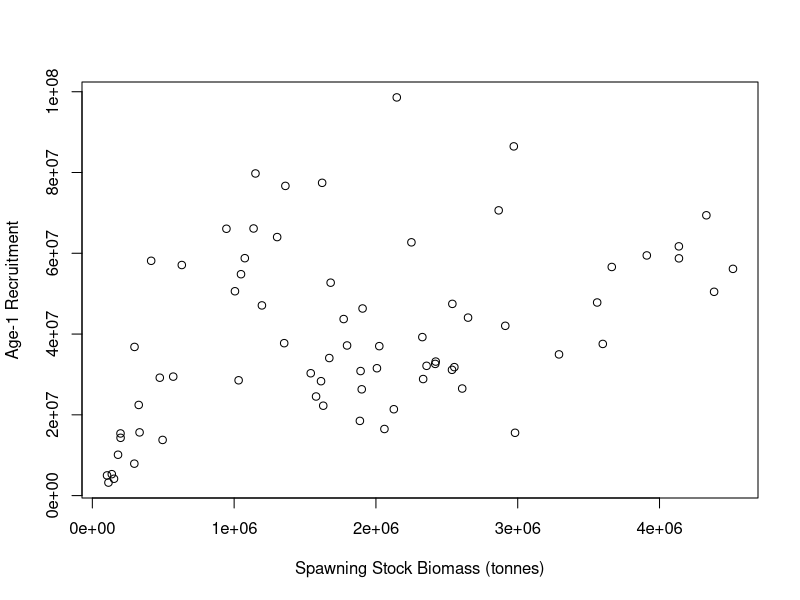
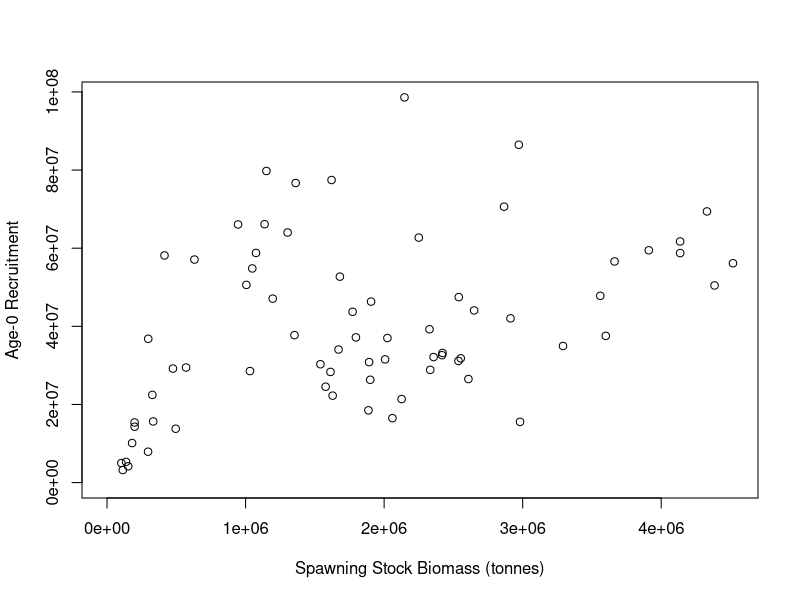
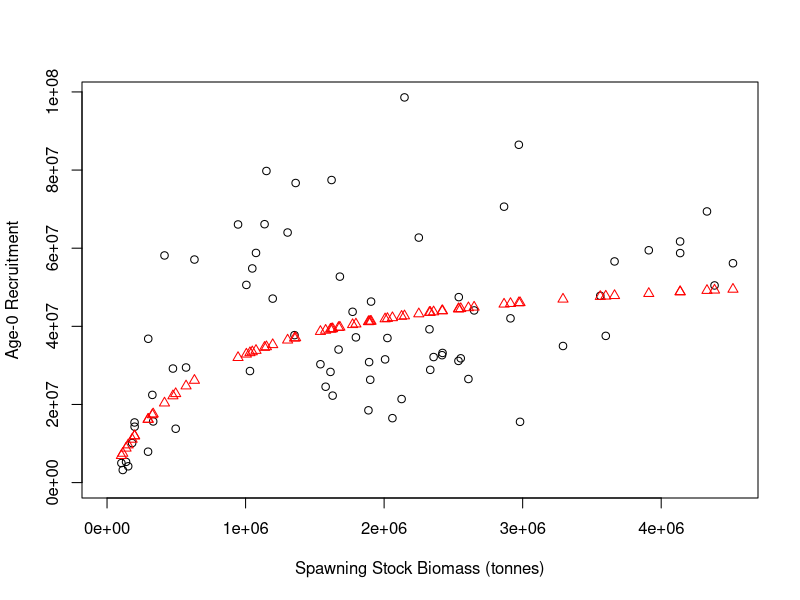
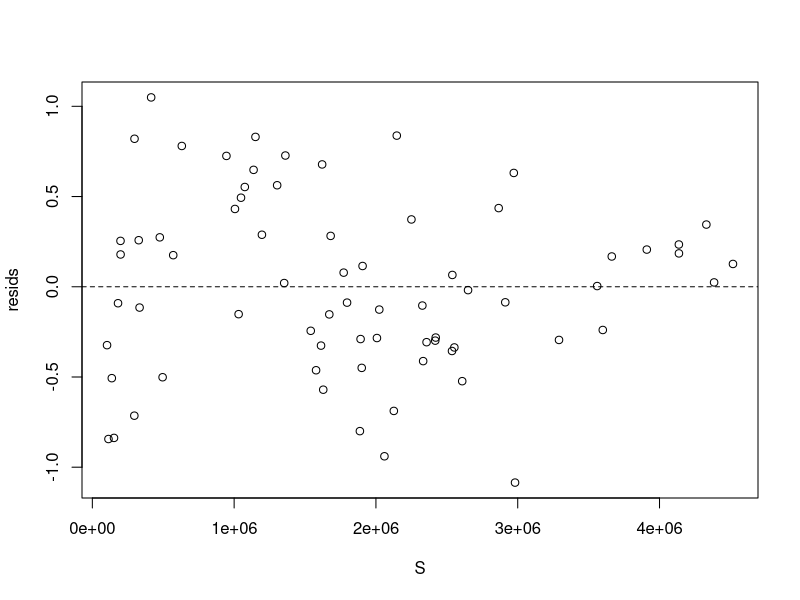
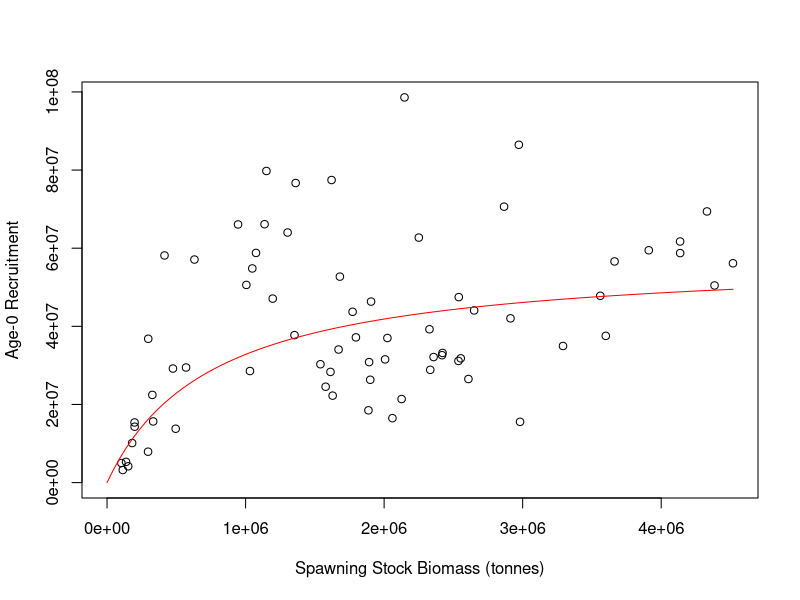
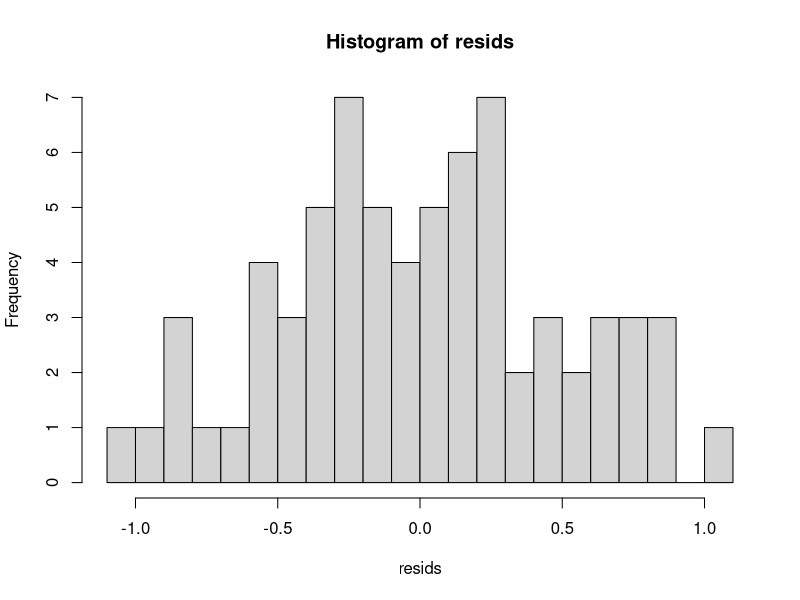
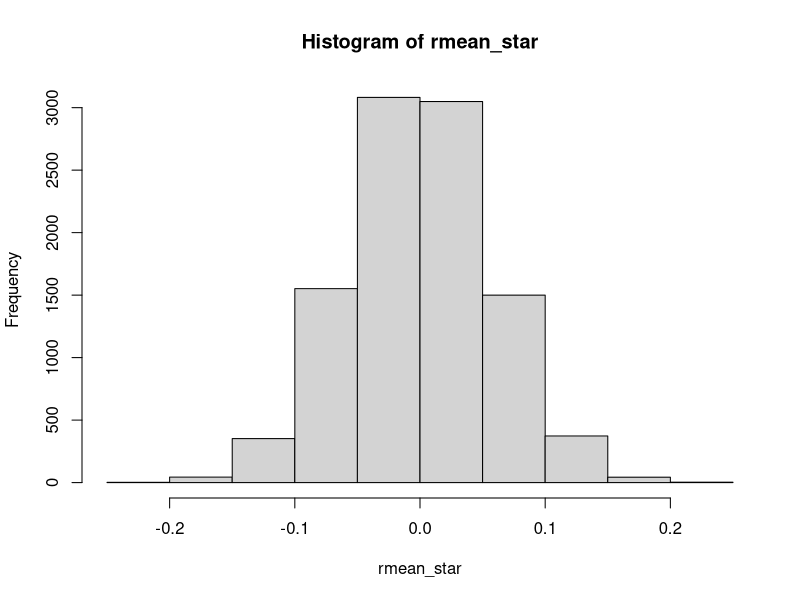
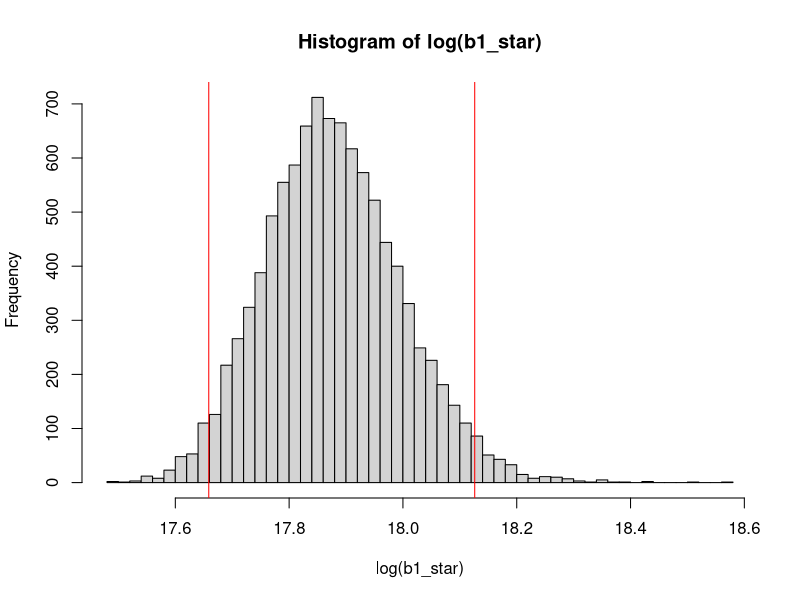

Generate these figures, in order, with R:
# Fitting Models to Data in R

# Colin Millar, modified from Iago Mosqueira and Ernesto Jardim

# This script shows the steps followed to fit a stock-recruitment model to
# in the file 'north_sea_herring_SR.csv'


#==============================================================================
# Load and explore data
#==============================================================================

# load data from comma-separated file to data.frame
herring <- read.csv(file = 'north_sea_herring_SR.csv', header = TRUE)

# take a look at what we have
head(herring) # this looks at the first 6 rows
str(herring) # this lets us inspect what the columns contain

# lets rename some columns because I am lazy and want the code to be
# readable and easier to type
names(herring)
names(herring) <- c("yc", "ssb", "rec")
head(herring)

# to access the diffrent columns use '$' i.e to see the SSB values:
herring$ssb
# and to see observed recruitment
herring$rec

# initial plot of SSB vs. recruits
plot(rec ~ ssb,
     data = herring, # look in herring for x and y values
     xlab = 'Spawning Stock Biomass (tonnes)',
     ylab = 'Age-1 Recruitment')


# probably better to set x and y limits to start at zero
plot(rec ~ ssb,
     data = herring, # look in herring for x and y values
     xlim = c(0, max(ssb)), # set x limits
     ylim = c(0, max(rec)), # set y limits
     xlab = 'Spawning Stock Biomass (tonnes)',
     ylab = 'Age-0 Recruitment')


###############################################################################
# We are now going to demonstrate the same techniques employed in the spreadsheet
# solution to the assignment
###############################################################################

#==============================================================================
# Beverton and holt recruitmet model R=b1*S/(b2+S)
#==============================================================================


#------------------------------------------------------------------------------
# (1) Calculate predicted R for each year
# Rpred = b1 * S / (b2 + S)
#------------------------------------------------------------------------------

# starting values for b1 and b2
a <- 1
b <- 1

# set up the other variables (i.e. S)
S <- herring$ssb

Rpred <- a * S / (b + S)

#------------------------------------------------------------------------------
# (2) Calculate log residuals, Ln(obs/pred)
#------------------------------------------------------------------------------

# assign observed recruitment
Robs <- herring$rec

resids <- log(Robs / Rpred) # = log(Robs) - log(Rpred)

# note that in R, log is the natural log:
?log # see the help file for the log function
log(exp(1))
log(exp(10))

#------------------------------------------------------------------------------
# (3) Calculate sum of squared residuals
#------------------------------------------------------------------------------

?sum # see the help file for sum
ssq_resids <- sum(resids^2)

#------------------------------------------------------------------------------
# (4) Minimize sum-of-squares with solver by adjusting a and b
#------------------------------------------------------------------------------

# to do this, we need to set up a function that takes
# a and b as input, and returns the sums of squared residuals

# in R a function is a collection of steps: i.e.
add <- function(b1, b2) {
  b1 + b2
}
add(1, 2)
# 3

# the sums of squares function is collection of the previous 3 steps:
ssq <- function(a, b) {
  # 1. Calculate predicted R for each year
  Rpred <- a * S / (b + S)
  # 2. Calculate log residuals, Ln(obs/pred)
  resids <- log(Robs / Rpred)
  # 3. Calculate sum of squared residuals
  ssq_resids <- sum(resids^2)

  # return
  ssq_resids
}

# lets test this out:
ssq(a, b)
ssq(1, 1)
ssq(2, 1)

# now we need to search over lots of values for b1 and b2 to
# find the minimum.
# There are lots of ways to do this, we will first look at the optim function.
# the help file for optim is:
?optim

ssq_optim <- function(par) {
  a <- par[1]
  b <- par[2]

  ssq(a, b)
}

# use c to combine the starting values into a vector
?c
par0 <- c(1, 1)

# lets test the new ssq funciton
ssq_optim(par0)

# lets run it..
opt <- optim(par0, ssq_optim)

opt

# it didn't do so well....  lets try with different starting values:
opt <- optim(c(32000000, 300), ssq_optim)

opt

# better now :)

#------------------------------------------------------------------------------
# (5) Plot observed and predicted R
#------------------------------------------------------------------------------

# get the parameter estimates from the optimisation
a <- opt$par[1]
b <- opt$par[2]

# predict recruitment
Rpred <- a * S / (b + S)

# plot
plot(Robs ~ S,
     xlim = c(0, max(S)), # set x limits
     ylim = c(0, max(Robs)), # set y limits
     xlab = 'Spawning Stock Biomass (tonnes)',
     ylab = 'Age-0 Recruitment')

# add predictions to the plot
points(Rpred ~ S, col = "red", pch = 2)


#------------------------------------------------------------------------------
# (6) Plot residuals
#------------------------------------------------------------------------------

# calculate residuals
resids <- log(Robs / Rpred)

# plot them
plot(resids ~ S)
# add in a reference line
abline(h = 0, lty = 2)





















###############################################################################
# We are now going to demonstrate the same solution, but taking advantage of
# the tools provided by a programming / scripting language
###############################################################################

#==============================================================================
# Beverton and holt recruitmet model R=b1*S/(b2+S)
#==============================================================================

#------------------------------------------------------------------------------
# (1) Calculate predicted R for each year
# Rpred = b1 * S / (b2 + S)
#------------------------------------------------------------------------------

# this time we will write a function to do this called bevholt
#  to be safe we will also pass in S
#  this way we know for sure wha values of S are being used

bevholt <- function(b, S) {
  b[1] * S / (b[2] + S)
}

# compute R at the starting values for b1 and b2
Rpred <- bevholt(c(1, 1), S = herring$ssb)

# lets jump to step 4 ...

#------------------------------------------------------------------------------
# (4) Minimize sum-of-squares with solver by adjusting b1 and b2
#------------------------------------------------------------------------------

# now lets modify the ssq function to accept S and Robs,
# and use the function bevholt

# the sums of squares function is collection of the previous 3 steps:
ssq <- function(b, S, Robs) {
  # 1. Calculate predicted R for each year
  Rpred <- bevholt(b, S)
  # 2. Calculate log residuals, Ln(obs/pred)
  resids <- log(Robs / Rpred)
  # 3. Calculate sum of squared residuals
  ssq_resids <- sum(resids^2)

  # return
  ssq_resids
}

# lets test this out:
ssq(c(a, b), herring$ssb, herring$rec) # what to you notice this time?
ssq(c(1, 1), herring$ssb, herring$rec)
ssq(c(2, 2), herring$ssb, herring$rec)

# now we need to search over lots of values for b1 and b2 to
# find the minimum.

ssq_optim <- function(par, S, Robs) {
  b <- exp(par)

  ssq(b, S, Robs)
}

# use c to combine the starting values into a vector
par0 <- log(c(1, 1))

# lets test the new ssq funciton
ssq_optim(par0, S = herring$ssb, Robs = herring$rec)

# lets run it..
opt <- optim(par0, ssq_optim, S = herring$ssb, Robs = herring$rec)

opt

# the fit is not quite there yet, so lets try better starting values.
# this highlights the presence of multiple 'local' minima
par0 <- c(20, 5)
opt <- optim(par0, ssq_optim, S = herring$ssb, Robs = herring$rec)

opt


#------------------------------------------------------------------------------
# (5) Plot observed and predicted R
#------------------------------------------------------------------------------

# predict recruitment over the full S range
Spred <- seq(0, max(herring$ssb), length.out = 100)
Rpred <- bevholt(exp(opt$par), S = Spred)

# plot
plot(rec ~ ssb,
     data = herring, # pass in data this time
     xlim = c(0, max(S)), # set x limits
     ylim = c(0, max(Robs)), # set y limits
     xlab = 'Spawning Stock Biomass (tonnes)',
     ylab = 'Age-0 Recruitment')

# add predictions to the plot as a line
lines(Rpred ~ Spred, col = "red", pch = 2)















###############################################################################
# The following is to demonstrate a techniques for calculating confidence
# intervals - this is not part of the course and purely for demonstation
# purposes
###############################################################################

# Bootstrapping is so called because it is like you are acheieving something
# from nothing.
#
# but in fact it is taking advantage of the fact that your samle of data
# contains information about how it varies...
#
# this can be seen from the residuals:

# lets run the fit again
fit <- optim(par0, ssq_optim, S = herring$ssb, Robs = herring$rec)

# and calculate the residuals
Rpred <- bevholt(exp(fit$par), herring$ssb)
resids <- log( herring$rec / Rpred)

# and plot a histogram
hist(resids, nclass = 20)

# the mean of the residuals is:
mean(resids)

# but is there not error in this?

# resample from this as if the resuduals are random and reclaculate the mean
r_star <- sample(resids,  replace = TRUE)
mean(r_star)

# do it again
r_star <- sample(resids, replace = TRUE)
mean(r_star)

# do it lots of times!
rmean_star <-
  replicate(10000, {
    r_star <- sample(resids, replace = TRUE)
    mean(r_star)
  })

hist(rmean_star)

#------------------------------------------------------------------------------
# so we are able to access the error inherent in the model fit?
#
# And we can propagate this through to the parameter estimates?
#------------------------------------------------------------------------------

# resample from the residuals as if the resuduals are random and reestimate the
# parameters
r_star <- sample(resids, replace = TRUE)
opt <- optim(par0, ssq_optim, S = herring$ssb, Robs = Rpred + r_star)
opt$par

# do it again
r_star <- sample(resids, replace = TRUE)
opt <- optim(par0, ssq_optim, S = herring$ssb, Robs = Rpred + r_star)
opt$par


# do it lots of times!
par_star <-
  replicate(10000, {
    r_star <- sample(resids, replace = TRUE)
    opt <- optim(par0, ssq_optim, S = herring$ssb, Robs = Rpred * exp(r_star),
                 method = "BFGS")
    opt$par
  })

# separate b1 and b2 bootstrap simulations for ease of inspection
b1_star <- exp(par_star[1,])
b2_star <- exp(par_star[2,])

# plot histograms of simulations
hist(log(b1_star), nclass = 50)
# add confidence intervals
abline(v = quantile(log(b1_star), c(0.025, 0.975)), col = "red")
quantile(b1_star, c(0.025, 0.975))

# what does the 2D bootstrap simulation look like?
plot(log(b1_star), log(b2_star), pch = ".", col = grey(.5, alpha = 0.5))

# a colourful 2d densty plot
image(MASS::kde2d(log(b1_star), log(b2_star), n = 400),
      xlab = "log b1", ylab = "log b2",
      xlim = quantile(log(b1_star), c(0.025, 0.975)),
      ylim = quantile(log(b2_star), c(0.025, 0.975)),
      main = "bootstraped uncertainty in parameter estimates")
# plot the least squares estimate
points(fit$par[1], fit$par[2], pch = 16, col = "blue")



# plot
# predict recruitment over the full S range
Spred <- seq(0, max(herring$ssb), length.out = 100)
Rpred <- apply(par_star, 2, function(x) bevholt(exp(x), S = Spred))

# plot a few curves to see the uncertainty in the relationship
matplot(Spred, Rpred[, sample(1:ncol(Rpred), 100)], type = "l", lty = 1, col = grey(0.5, alpha = 0.5),
        xlim = c(0, max(S)), # set x limits
        ylim = c(0, max(Robs)), # set y limits
        xlab = 'Spawning Stock Biomass (tonnes)',
        ylab = 'Age-0 Recruitment',
        main = "boostraped error in stock recruitment relationship")
# add the data
points(herring$ssb, herring$rec, type = "b", pch = 16, col = "red")
